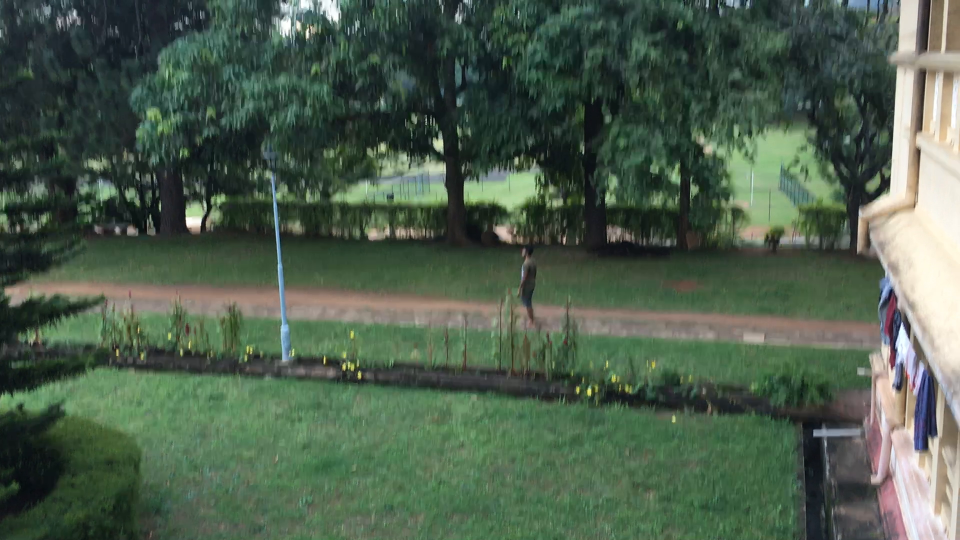
#> input picture frame 4 of media/cricket_1.MOV, 1920 x 1080 px, given in place of IMG_5403_Trim.mp4, which was not available (shown at 1/2 size)
$ python BackgroundSubtractorGMG.py
#> lines starting #> are read from the running program, lines starting #| are printed output that depends on the picture
import numpy as np
import cv2

# cap = cv2.VideoCapture(0)
cap = cv2.VideoCapture('./media/IMG_5403_Trim.mp4')
kernel = cv2.getStructuringElement(cv2.MORPH_ELLIPSE,(3,3))
fgbg = cv2.bgsegm.createBackgroundSubtractorGMG()
i = 1
while(1):
    ret, frame = cap.read()
#> frame is the input picture: shape (1080, 1920, 3); mean B, G, R 77, 94.5, 77.3
    # frame = cv2.flip(frame, -1)
    frame = cv2.resize(frame, (1366, 700), interpolation=cv2.INTER_AREA)
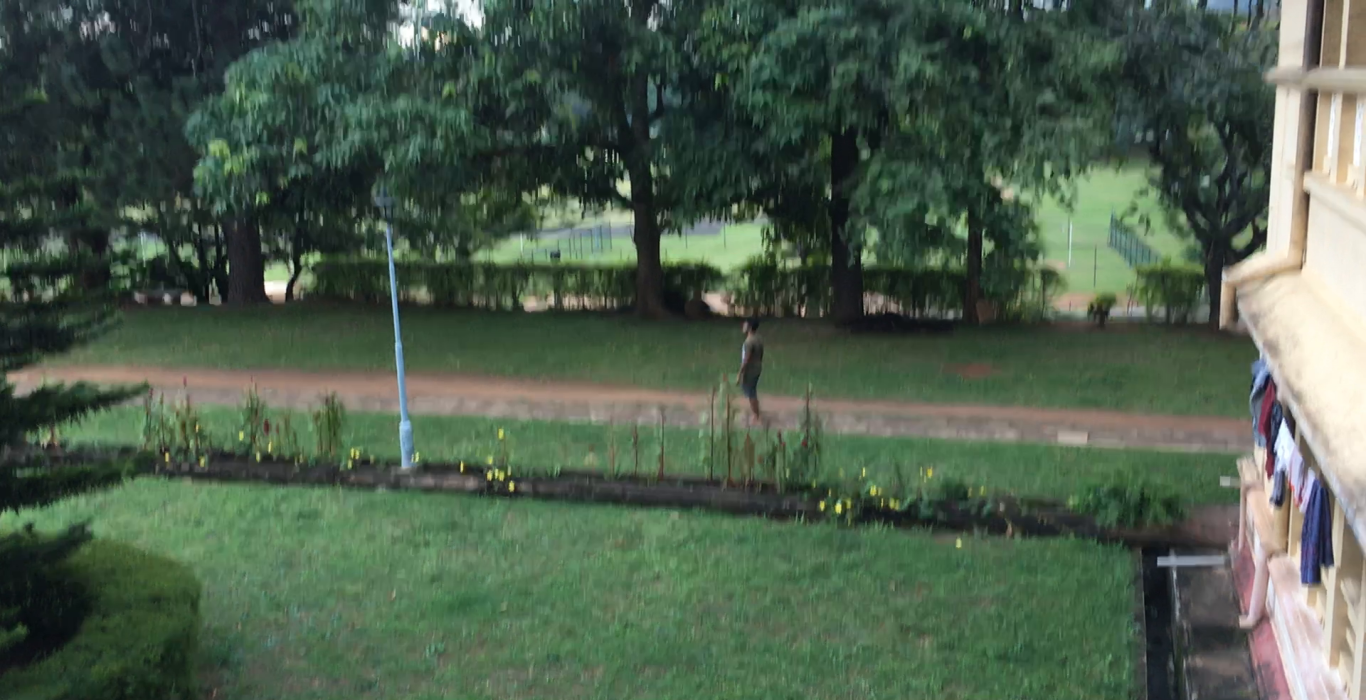
#> frame: shape (700, 1366, 3); mean B, G, R 77, 94.5, 77.3
    # frame = cv2.flip(frame, -1)
    # frame = cv2.rotate(frame, 1)
    fgmask = fgbg.apply(frame)
#> fgmask: shape (700, 1366); every value is 0
    fgmask = cv2.morphologyEx(fgmask, cv2.MORPH_OPEN, kernel)
    cv2.imshow('BackgroundSubtractorGMG', fgmask)

    # [4 lines of commented-out code are left out]

    if cv2.waitKey(1) & 0xFF == ord('q'):
#> (key q is pressed here)
        break

cap.release()
cv2.destroyAllWindows()

$ run again, starting later in the video
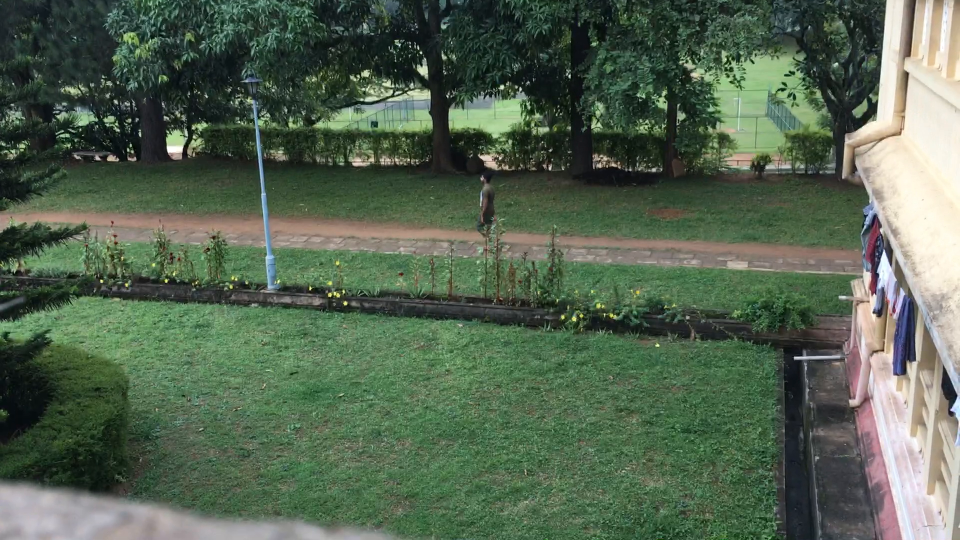
#> input picture frame 22 of media/cricket_1.MOV, 1920 x 1080 px, given in place of IMG_5403_Trim.mp4, which was not available (shown at 1/2 size)
#> frame is the input picture: shape (1080, 1920, 3); mean B, G, R 81, 101.1, 84.7
#> `frame = cv2.resize(frame, (1366, 700), interpolation=cv2.INTER_AREA)`:
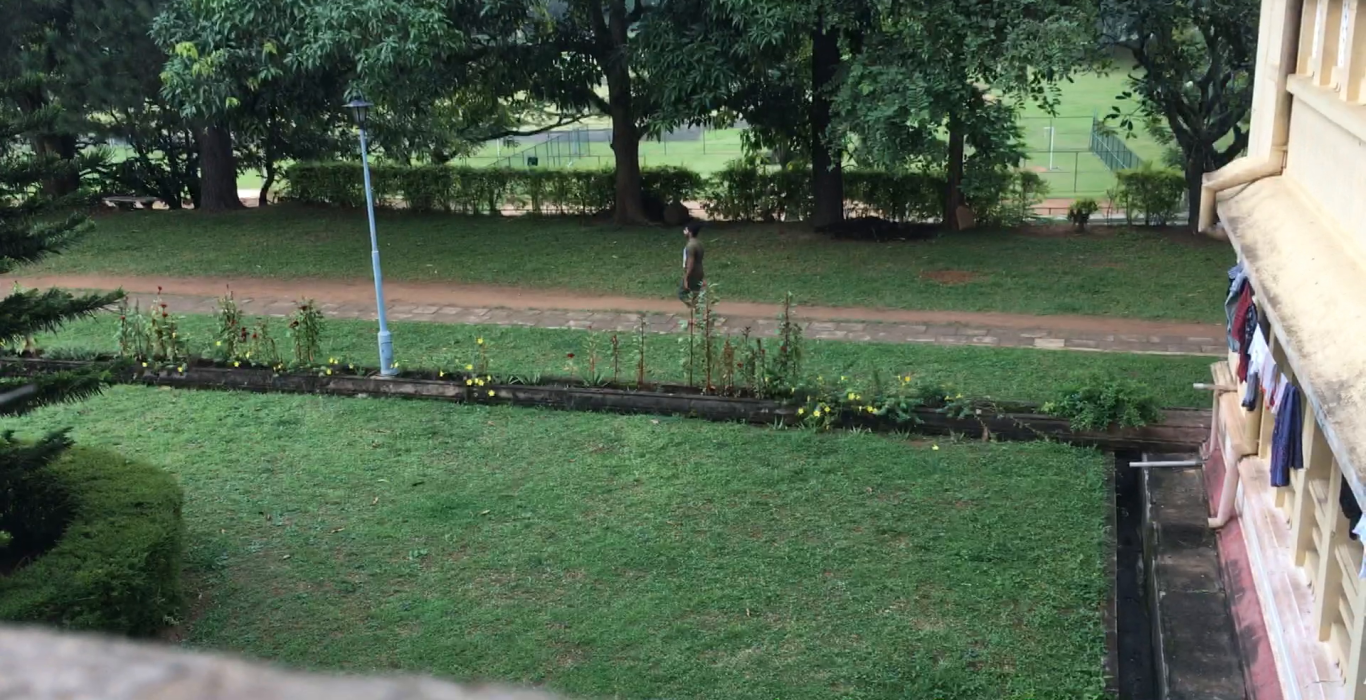
#> frame: shape (700, 1366, 3); mean B, G, R 81, 101.1, 84.7
#> fgmask: shape (700, 1366); every value is 0

$ run again, starting later in the video
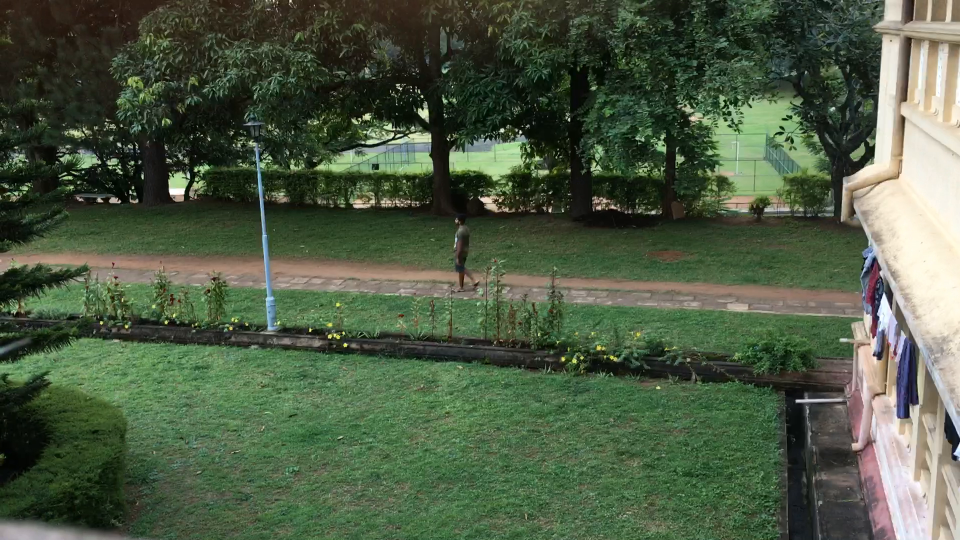
#> input picture frame 39 of media/cricket_1.MOV, 1920 x 1080 px, given in place of IMG_5403_Trim.mp4, which was not available (shown at 1/2 size)
#> frame is the input picture: shape (1080, 1920, 3); mean B, G, R 67.8, 91.3, 77.4
#> `frame = cv2.resize(frame, (1366, 700), interpolation=cv2.INTER_AREA)`:
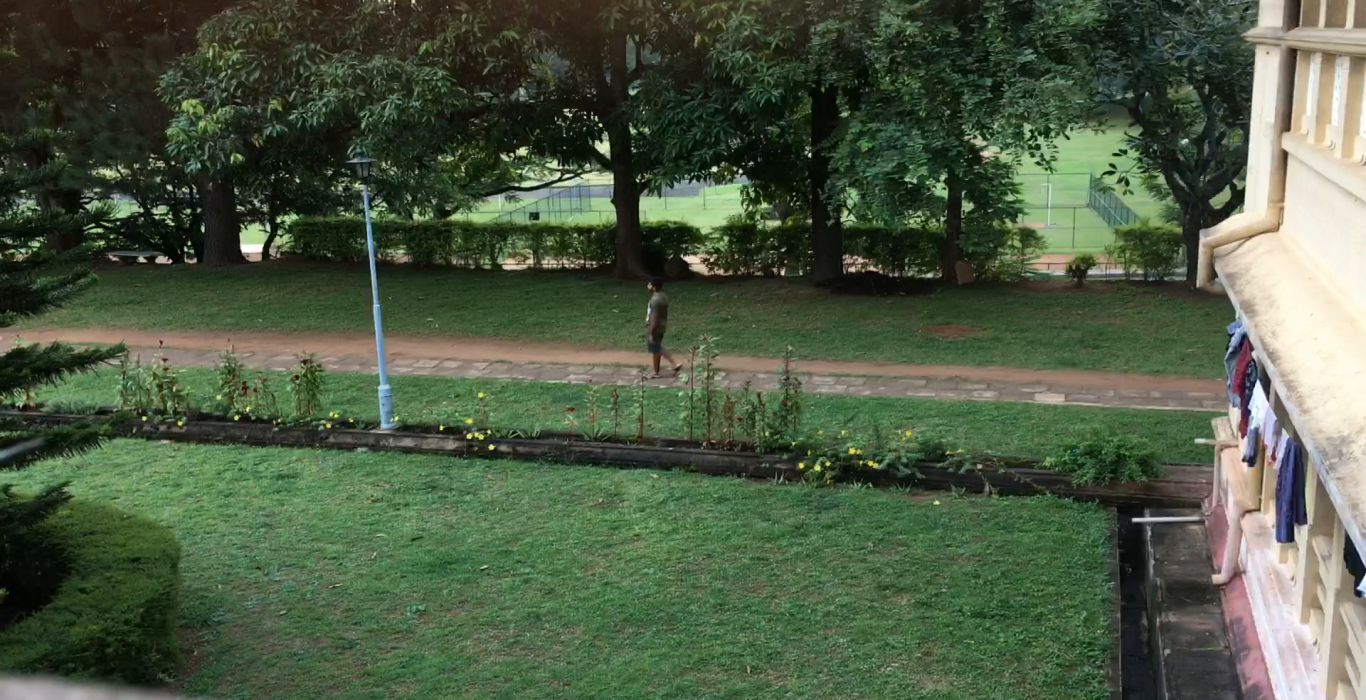
#> frame: shape (700, 1366, 3); mean B, G, R 67.8, 91.3, 77.4
#> fgmask: shape (700, 1366); every value is 0
